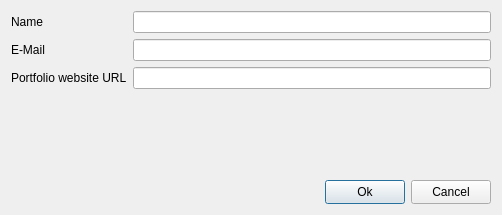
<?xml version="1.0" encoding="UTF-8"?>
<ui version="4.0">
 <class>AuthorDetailsEditor</class>
 <widget class="QDialog" name="AuthorDetailsEditor">
  <property name="geometry">
   <rect>
    <x>0</x>
    <y>0</y>
    <width>502</width>
    <height>215</height>
   </rect>
  </property>
  <property name="windowTitle">
   <string>Author Details Editor</string>
  </property>
  <layout class="QVBoxLayout" name="verticalLayout_3">
   <item>
    <layout class="QHBoxLayout" name="horizontalLayout_2">
     <item>
      <layout class="QVBoxLayout" name="verticalLayout">
       <item>
        <widget class="QLabel" name="label">
         <property name="text">
          <string>Name</string>
         </property>
        </widget>
       </item>
       <item>
        <widget class="QLabel" name="label_2">
         <property name="text">
          <string>E-Mail</string>
         </property>
        </widget>
       </item>
       <item>
        <widget class="QLabel" name="label_3">
         <property name="text">
          <string>Portfolio website URL</string>
         </property>
        </widget>
       </item>
      </layout>
     </item>
     <item>
      <layout class="QVBoxLayout" name="verticalLayout_2">
       <item>
        <widget class="QLineEdit" name="lnedtName"/>
       </item>
       <item>
        <widget class="QLineEdit" name="lnedtEmail"/>
       </item>
       <item>
        <widget class="QLineEdit" name="lnedtPortfolio"/>
       </item>
      </layout>
     </item>
    </layout>
   </item>
   <item>
    <spacer name="verticalSpacer">
     <property name="orientation">
      <enum>Qt::Vertical</enum>
     </property>
     <property name="sizeHint" stdset="0">
      <size>
       <width>20</width>
       <height>40</height>
      </size>
     </property>
    </spacer>
   </item>
   <item>
    <layout class="QHBoxLayout" name="horizontalLayout">
     <item>
      <spacer name="horizontalSpacer">
       <property name="orientation">
        <enum>Qt::Horizontal</enum>
       </property>
       <property name="sizeHint" stdset="0">
        <size>
         <width>40</width>
         <height>20</height>
        </size>
       </property>
      </spacer>
     </item>
     <item>
      <widget class="QPushButton" name="btnOk">
       <property name="minimumSize">
        <size>
         <width>75</width>
         <height>24</height>
        </size>
       </property>
       <property name="text">
        <string>Ok</string>
       </property>
      </widget>
     </item>
     <item>
      <widget class="QPushButton" name="btnCancel">
       <property name="minimumSize">
        <size>
         <width>75</width>
         <height>24</height>
        </size>
       </property>
       <property name="text">
        <string>Cancel</string>
       </property>
      </widget>
     </item>
    </layout>
   </item>
  </layout>
 </widget>
 <resources/>
 <connections>
  <connection>
   <sender>btnCancel</sender>
   <signal>clicked()</signal>
   <receiver>AuthorDetailsEditor</receiver>
   <slot>close()</slot>
   <hints>
    <hint type="sourcelabel">
     <x>279</x>
     <y>249</y>
    </hint>
    <hint type="destinationlabel">
     <x>339</x>
     <y>350</y>
    </hint>
   </hints>
  </connection>
 </connections>
</ui>
